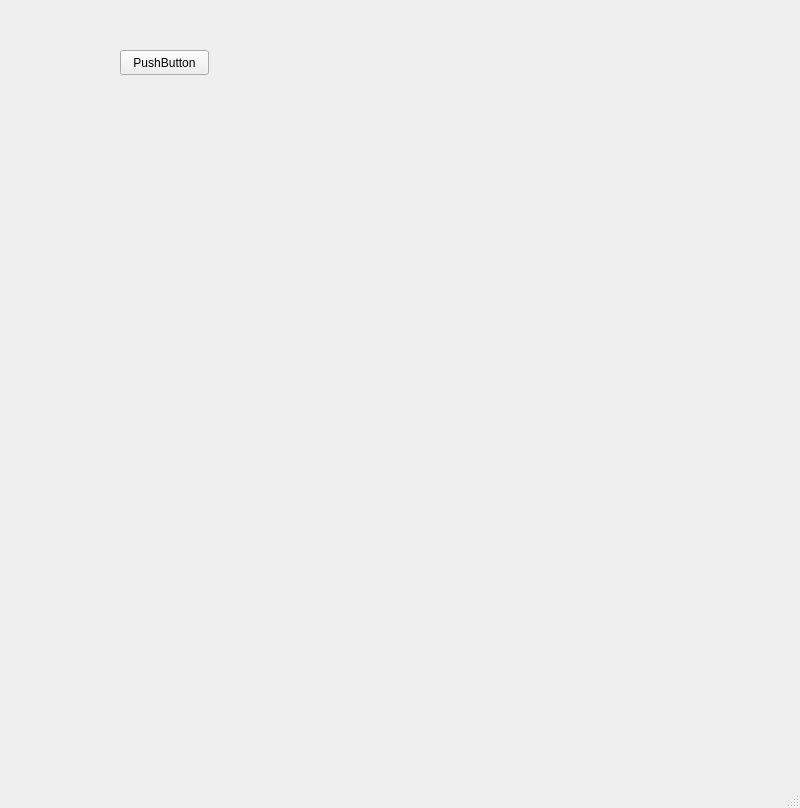
<?xml version="1.0" encoding="UTF-8"?>
<ui version="4.0">
 <class>MainWindow</class>
 <widget class="QMainWindow" name="MainWindow">
  <property name="geometry">
   <rect>
    <x>0</x>
    <y>0</y>
    <width>800</width>
    <height>808</height>
   </rect>
  </property>
  <property name="windowTitle">
   <string>MainWindow</string>
  </property>
  <widget class="QWidget" name="centralwidget">
   <widget class="QPushButton" name="pushButton">
    <property name="geometry">
     <rect>
      <x>120</x>
      <y>50</y>
      <width>89</width>
      <height>25</height>
     </rect>
    </property>
    <property name="cursor">
     <cursorShape>PointingHandCursor</cursorShape>
    </property>
    <property name="toolTip">
     <string>heyyyyyy</string>
    </property>
    <property name="text">
     <string>PushButton</string>
    </property>
   </widget>
  </widget>
  <widget class="QMenuBar" name="menubar">
   <property name="geometry">
    <rect>
     <x>0</x>
     <y>0</y>
     <width>800</width>
     <height>22</height>
    </rect>
   </property>
  </widget>
  <widget class="QStatusBar" name="statusbar"/>
 </widget>
 <resources/>
 <connections/>
</ui>
